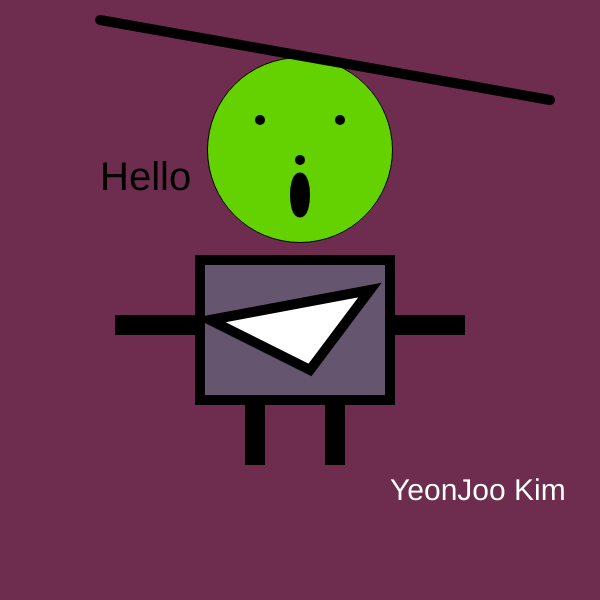
Frame 1 (no input)
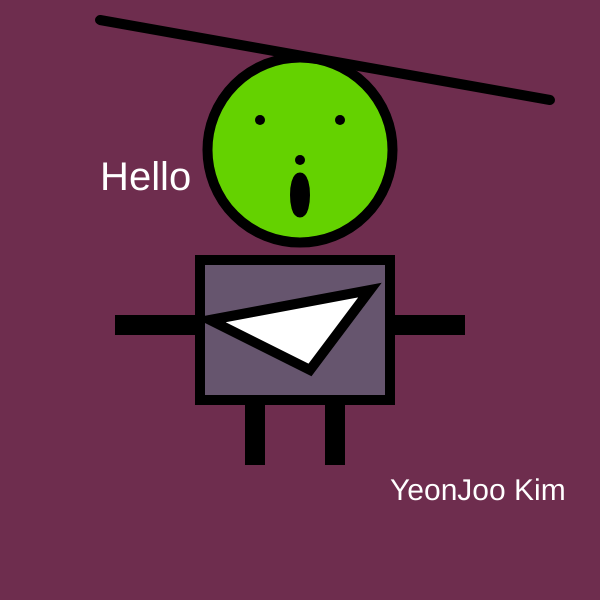
Frame 60 (no input)
Frame 120 (the mouse pressed at the canvas centre since frame 60): identical to frame 60, image omitted

The p5.js sketch that drew these frames (run headless with seeded random() and noise() and a simulated clock; from frame 60 on, the mouse is pressed at the canvas centre):

// p5.js sketch
// ── sketch.js
function setup()
{
    createCanvas(600, 600);
}

function draw()
{
    background(110,45,78);
    textSize(40)
    text("Hello", 100,190)
    // head
    fill(100, 210, 0);
    circle(300,150,185);
   
    // eyes
    strokeWeight(10);
    fill(10);
    point(260,120);
    point(340,120);

    // nose
    point(300,160);
    
    // mouth
    ellipse(300, 195, 10, 35)

    // hair
    line(550,100,100,20);
    // body
    fill(102, 85, 110);
    rect(200,260,190,140);
    
    // decoration
    fill(300);
    triangle(210,320,370,290,310,370)
    // right arm
    fill(220, 100, 170);
    rect(390,320,70,10);
    // left arm
    rect(120,320,70,10);
    // left leg
    rect(250,410,10,50);
    // right leg
    rect(330,410,10,50);
    
    fill(1450);
    textSize(30);
    text("YeonJoo Kim",390,500 );


}
